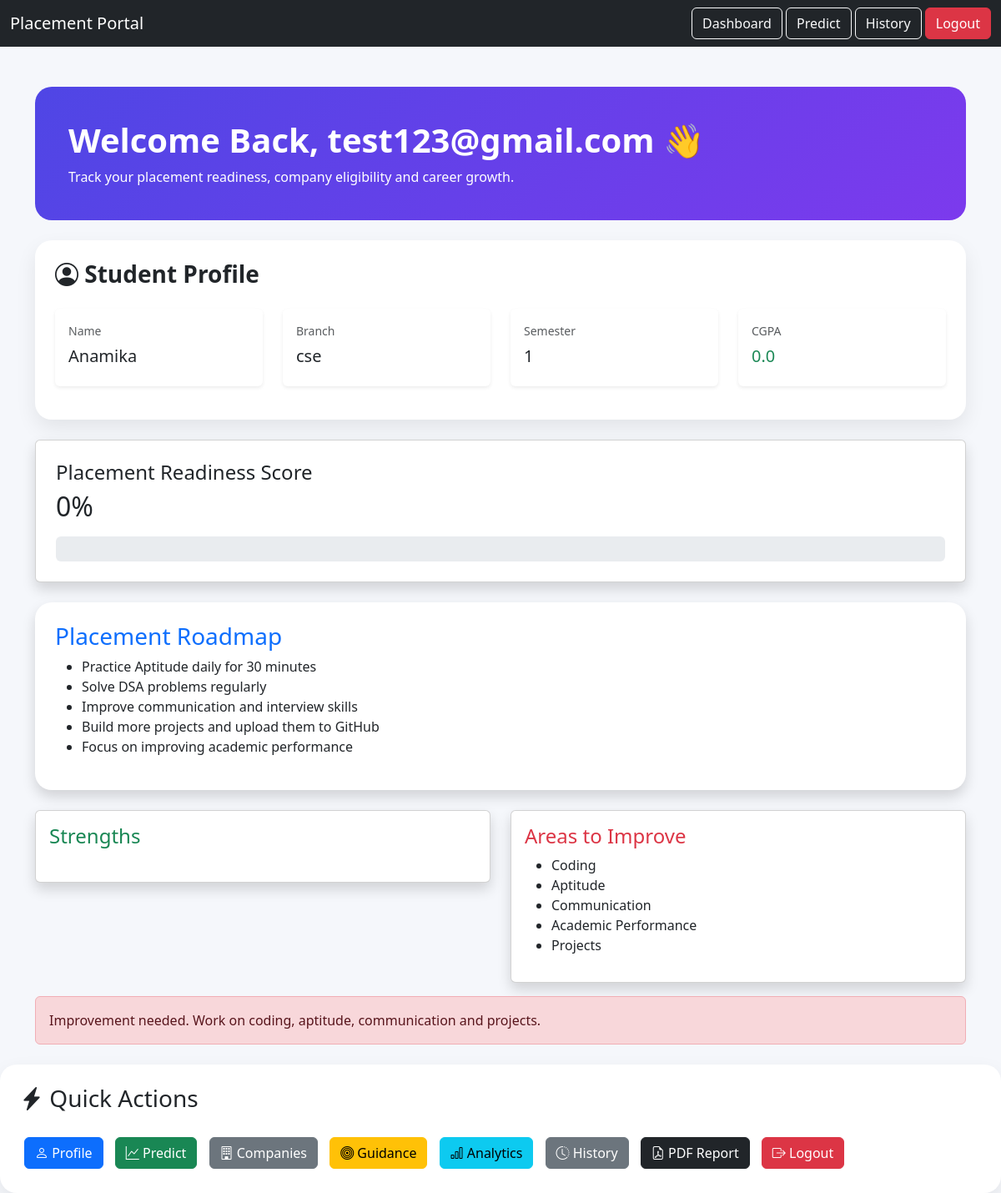
The app's page /dashboard/ (signed in) with its own data.
### students/models.py (models this page shows, shortened)
class Student(models.Model):
    user = models.OneToOneField(
        User,
        on_delete=models.CASCADE,
        null=True,
        blank=True
    )
    name = models.CharField(max_length=100)
    email = models.EmailField(unique=True)
    branch = models.CharField(max_length=50, blank=True)
    semester = models.IntegerField(default=0)
    cgpa = models.FloatField(default=0)
    aptitude = models.IntegerField(default=0)
    coding = models.IntegerField(default=0)
    communication = models.IntegerField(default=0)
    projects = models.IntegerField(default=0)

### students/views.py (the view)
# urls.py: path('dashboard/', views.dashboard, name='dashboard'),
def dashboard(request):
    student = Student.objects.filter(
        user=request.user
    ).first()
    history = PredictionHistory.objects.filter(
        student=student
    )
    total_predictions = history.count()
    total_placed = history.filter(
        prediction="Placed"
    ).count()
    total_not_placed = history.filter(
        prediction="Not Placed"
    ).count()
    if total_predictions > 0:
        placement_rate = (
            total_placed / total_predictions
        ) * 100
    else:
        placement_rate = 0
    readiness_score = 0
    strengths = []
    weaknesses = []
    placement_probability = 0
    if student:
        readiness_score = round(
            (
                (student.cgpa * 10) +
                student.aptitude +
                student.coding +
                student.communication +
                (student.projects * 5)
            ) / 4
        )
        placement_probability = min(
            100,
            round(
                (
                    (student.cgpa * 10) +
                    student.aptitude +
                    student.coding +
                    student.communication +
                    (student.projects * 5)
                ) / 4
            )
        )
    if student.coding >= 80:
     strengths.append("Coding")
    else:
     weaknesses.append("Coding")
    if student.aptitude >= 80:
     strengths.append("Aptitude")
    else:
     weaknesses.append("Aptitude")
    if student.communication >= 80:
     strengths.append("Communication")
    else:
     weaknesses.append("Communication")
    if student.cgpa >= 8:
     strengths.append("Academic Performance")
    else:
     weaknesses.append("Academic Performance")
    if student.projects >= 5:
     strengths.append("Projects")
    else:
     weaknesses.append("Projects")
    roadmap = []
    if student:
     if student.aptitude < 70:
        roadmap.append(
            "Practice Aptitude daily for 30 minutes"
        )
    if student.coding < 70:
        roadmap.append(
            "Solve DSA problems regularly"
        )
    if student.communication < 70:
        roadmap.append(
            "Improve communication and interview skills"
        )
    if student.projects < 3:
        roadmap.append(
            "Build more projects and upload them to GitHub"
        )
    if student.cgpa < 7:
        roadmap.append(
            "Focus on improving academic performance"
        )
    context = {
    'student': student,
    'total_predictions': total_predictions,
    'total_placed': total_placed,
    'total_not_placed': total_not_placed,
    'prediction_history': history,
    'placement_rate': round(
        placement_rate,
        2
    ),
    'roadmap': roadmap,
    'readiness_score': readiness_score,
    'strengths': strengths,
'placement_probability': placement_probability,
    'weaknesses': weaknesses
}
    return render(
        request,
        'dashboard.html',
        context
    )

### templates/dashboard.html (shortened to what this page needs)
<!DOCTYPE html>
<html>
<head>
    <link href="https://cdn.jsdelivr.net/npm/bootstrap@5.3.3/dist/css/bootstrap.min.css"
          rel="stylesheet">
<link rel="stylesheet"
href="https://cdn.jsdelivr.net/npm/bootstrap-icons@1.11.3/font/bootstrap-icons.min.css">
</head>
<body>
<nav class="navbar navbar-dark bg-dark mb-4">
<div class="container-fluid">
<a class="navbar-brand" href="/dashboard/">
Placement Portal
</a>
<div>
<a href="/dashboard/" class="btn btn-outline-light">
Dashboard
</a>
<a href="/predict/" class="btn btn-outline-light">
Predict
</a>
<a href="/history/" class="btn btn-outline-light">
History
</a>
<a href="/logout/" class="btn btn-danger">
Logout
</a>
</div>
</div>
</nav>
<div class="container mt-5">
    <div class="hero-card mb-4">
    <h1>
        Welcome Back,
        {{ request.user.username }} 👋
    </h1>
    <p class="mb-0">
        Track your placement readiness,
        company eligibility and career growth.
    </p>
    </div>
<div class="custom-card p-4 mb-4">
    <h3 class="mb-4 fw-bold">
        <i class="bi bi-person-circle"></i>
        Student Profile
    </h3>
    <div class="row">
        <div class="col-md-3 mb-3">
            <div class="card border-0 shadow-sm p-3 h-100">
                <small class="text-muted">Name</small>
                <h5 class="mt-2">
                    {% if student.name %}
                        {{ student.name }}
                    {% else %}
                        {{ request.user.username }}
                    {% endif %}
                </h5>
            </div>
        </div>
        <div class="col-md-3 mb-3">
            <div class="card border-0 shadow-sm p-3 h-100">
                <small class="text-muted">Branch</small>
                <h5 class="mt-2">{{ student.branch }}</h5>
            </div>
        </div>
        <div class="col-md-3 mb-3">
            <div class="card border-0 shadow-sm p-3 h-100">
                <small class="text-muted">Semester</small>
                <h5 class="mt-2">{{ student.semester }}</h5>
            </div>
        </div>
        <div class="col-md-3 mb-3">
            <div class="card border-0 shadow-sm p-3 h-100">
                <small class="text-muted">CGPA</small>
                <h5 class="mt-2 text-success">{{ student.cgpa }}</h5>
            </div>
        </div>
    </div>
</div>
<div class="card p-4 mt-3 mb-4 shadow">
    <h4>
        Placement Readiness Score
    </h4>
    <h2 class="mb-3">
        {{ readiness_score }}%
    </h2>
   <div class="progress" style="height:30px;">
</div>
    </div>
    <div class="card p-4 mt-3 mb-4 shadow custom-card">
    <h3 class="text-primary">
        Placement Roadmap
    </h3>
    <ul>
        {% for item in roadmap %}
        <li>{{ item }}</li>
        {% empty %}
        <li>
            Excellent profile! Keep improving consistently.
        </li>
        {% endfor %}
    </ul>
</div>
<div class="row mt-4">
    <div class="col-md-6">
        <div class="card p-3 shadow">
            <h4 class="text-success">
                Strengths
            </h4>
        </div>
    </div>
    <div class="col-md-6">
        <div class="card p-3 shadow">
            <h4 class="text-danger">
                Areas to Improve
            </h4>
            <ul>
                {% for item in weaknesses %}
                <li>{{ item }}</li>
                {% endfor %}
            </ul>
        </div>
    </div>
</div>
    <div class="mt-3">
        {% if readiness_score >= 80 %}
        <div class="alert alert-success mb-0">
            Excellent placement readiness. Keep improving projects and interview skills.
        </div>
        {% elif readiness_score >= 60 %}
        <div class="alert alert-warning mb-0">
            Good progress. Focus on coding, aptitude and communication to increase placement chances.
        </div>
        {% else %}
        <div class="alert alert-danger mb-0">
            Improvement needed. Work on coding, aptitude, communication and projects.
        </div>
        {% endif %}
    </div>
</div>
    <div class="custom-card p-4 mt-4">
    <h3 class="mb-4">
        <i class="bi bi-lightning-charge-fill"></i>
        Quick Actions
    </h3>
    <a href="/profile/"
       class="btn btn-primary action-btn">
       <i class="bi bi-person"></i>
       Profile
    </a>
    <a href="/predict/"
       class="btn btn-success action-btn">
       <i class="bi bi-graph-up"></i>
       Predict
    </a>
    <a href="/company-eligibility/"
       class="btn btn-secondary action-btn">
       <i class="bi bi-building"></i>
       Companies
    </a>
    <a href="/career-guidance/"
       class="btn btn-warning action-btn">
       <i class="bi bi-bullseye"></i>
       Guidance
    </a>
    <a href="/analytics/"
       class="btn btn-info action-btn">
       <i class="bi bi-bar-chart"></i>
       Analytics
    </a>
    <a href="/history/"
       class="btn btn-secondary action-btn">
       <i class="bi bi-clock-history"></i>
       History
    </a>
    <a href="/download-report/"
       class="btn btn-dark action-btn">
       <i class="bi bi-file-earmark-pdf"></i>
       PDF Report
    </a>
    <a href="/logout/"
       class="btn btn-danger action-btn">
       <i class="bi bi-box-arrow-right"></i>
       Logout
    </a>
</div>
</body>
</html>

### templates/dashboard.html (style rules this page uses)
body { background:#f5f7fb; }
.hero-card { background:linear-gradient( 135deg, #4f46e5, #7c3aed ); color:white; border-radius:20px; padding:40px; overflow:hidden; }
.hero-card h1 { font-size:2.5rem; font-weight:700; }
.custom-card { border:none; border-radius:15px; box-shadow:0 8px 20px rgba(0,0,0,0.08); }
.action-btn { margin:5px; }
.custom-card { background:white; border:none; border-radius:20px; box-shadow:0 10px 25px rgba(0,0,0,0.08); }

### records on screen
Student: name "Anamika", branch "cse", semester "1", cgpa "0.0"

### other values on screen
{{ request.user.username }} "test123@gmail.com"
{{ readiness_score }} "0"
{{ item }} "Practice Aptitude daily for 30 minutes" "Solve DSA problems regularly" "Improve communication and interview skills" "Build more projects and upload them to GitHub" "Focus on improving academic performance"
{{ item }} "Coding" "Aptitude" "Communication" "Academic Performance" "Projects"
